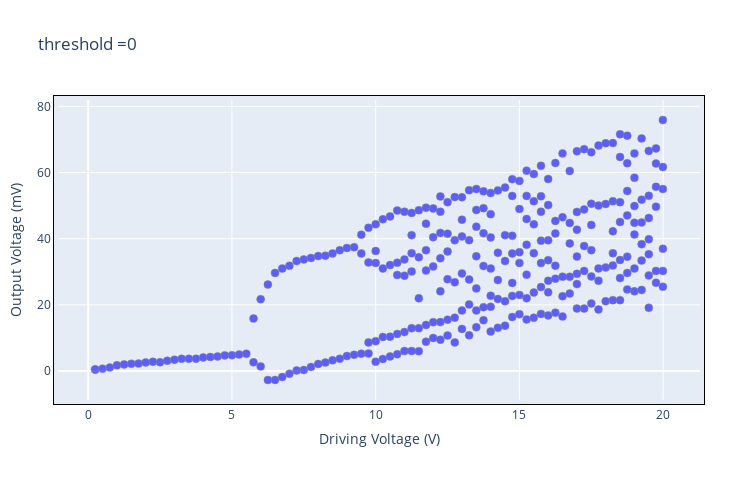
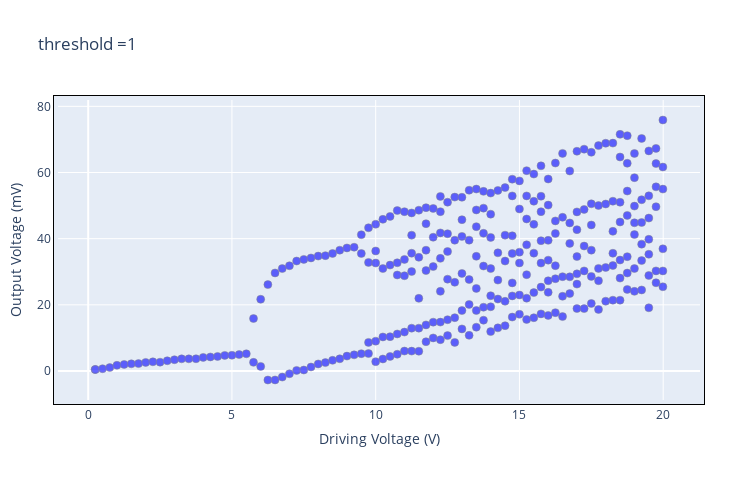

These figures' notebook cell, in order:
### Code cell


### Figure 1 — Plotly figure (JSON) as saved in the notebook; plotly's stock layout.template omitted (floating-point values rounded to 4 significant figures; data arrays with more than 128 entries replaced by an {"elided": "..."} marker saying what was removed)
{"data": [{"marker": {"color": "blue", "line": {"width": 0.5}, "size": 8}, "mode": "markers", "opacity": 0.6, "type": "scatter", "x": {"elided": "299 float values"}, "y": {"elided": "299 float values"}}], "layout": {"autosize": false, "height": 500, "margin": {"b": 100, "l": 50, "pad": 4, "r": 50, "t": 100}, "title": {"text": "threshold =0"}, "width": 750, "xaxis": {"linecolor": "black", "linewidth": 1, "mirror": true, "title": {"text": "Driving Voltage (V)"}}, "yaxis": {"linecolor": "black", "linewidth": 1, "mirror": true, "title": {"text": "Output Voltage (mV)"}}}}

### Figure 2 — Plotly figure (JSON) as saved in the notebook; plotly's stock layout.template omitted (floating-point values rounded to 4 significant figures; data arrays with more than 128 entries replaced by an {"elided": "..."} marker saying what was removed)
{"data": [{"marker": {"color": "blue", "line": {"width": 0.5}, "size": 8}, "mode": "markers", "opacity": 0.6, "type": "scatter", "x": {"elided": "299 float values"}, "y": {"elided": "299 float values"}}], "layout": {"autosize": false, "height": 500, "margin": {"b": 100, "l": 50, "pad": 4, "r": 50, "t": 100}, "title": {"text": "threshold =1"}, "width": 750, "xaxis": {"linecolor": "black", "linewidth": 1, "mirror": true, "title": {"text": "Driving Voltage (V)"}}, "yaxis": {"linecolor": "black", "linewidth": 1, "mirror": true, "title": {"text": "Output Voltage (mV)"}}}}
